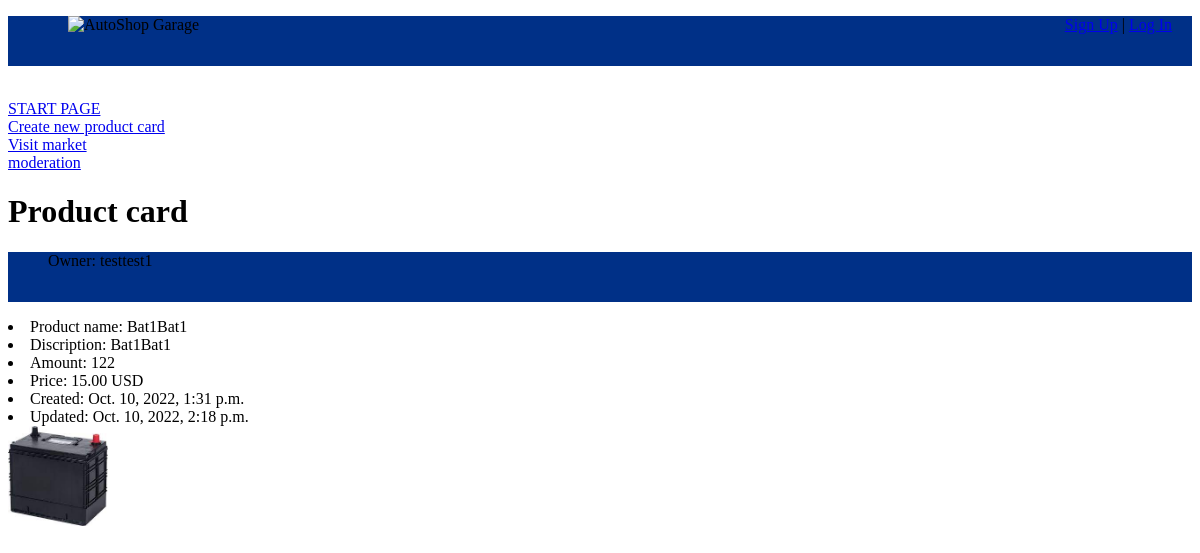
The page /market/batteries/2 on the database as committed earlier.
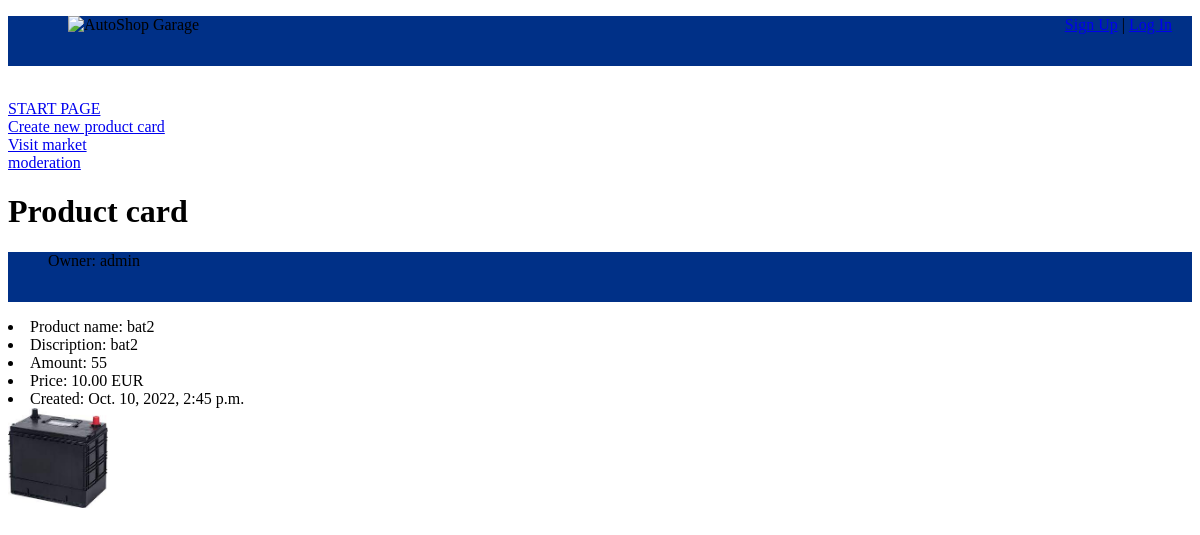
The same page on the database as committed later.
### goods/models.py (models this page shows, shortened)
class Product(models.Model):
    category = models.ForeignKey(Category, related_name='products', on_delete=models.CASCADE)
    owner = models.ForeignKey(User, on_delete=models.CASCADE)
    name = models.CharField(max_length=80)
    part_number = models.CharField(max_length=30)
    discription = models.TextField()
    amount = models.PositiveIntegerField()
    price = models.DecimalField(max_digits=10, decimal_places=2)
    EURO = 'EUR'
    USD = 'USD'
    CURRENCY_CHOICES = [
        (EURO, 'Euro'),
        (USD, 'Dollars'),
    ]
    currency = models.CharField(max_length=3, choices=CURRENCY_CHOICES, default='USD')
    picture = models.ImageField(upload_to = 'uploads/', verbose_name='Product Image', null=True, blank=True)
    created = models.DateTimeField(auto_now_add=True)
    updated = models.DateTimeField(auto_now=True)
    on_moderation = models.BooleanField(default=True)

### goods/views.py (the view)
# urls.py: path('<slug:slug_category>/<int:product_id>', views.product_card, name='product-card'),
def product_card(request, slug_category:str, product_id:int):
    product = get_object_or_404(Product, id=product_id)
    return render(request, 'goods/product_card.html', context={
        'product':product,
    })

### goods/templates/goods/product_card.html (shortened to what this page needs)
{% extends 'base.html' %}
{% load static %}
{% block content %}
    <h1> Product card </h1>
    <ul>Owner: {{ product.owner }}</ul>
    <li>Product name: {{ product.name }}</li>
    <li>Discription: {{ product.discription }}</li>
    <li>Amount: {{ product.amount }}</li>
    <li>Price: {{ product.price }} {{ product.currency }}</li>
    <li>Created: {{ product.created }}</li>
    {% if product.updated != product.created %}
        <li> Updated: {{ product.updated }}</li>
    {% endif %}
    <img src="{{product.picture.url}}" alt="Product Card" width="100" height="100">
{% endblock %}

Rows that differ between the two databases and show on the page:
changed Product: owner "testtest1" → "admin"; name "Bat1Bat1" → "bat2"; discription "Bat1Bat1" → "bat2"; amount "122" → "55"; price "15.00" → "10.00"; currency "USD" → "EUR"; created "Oct. 10, 2022, 1:31 p.m." → "Oct. 10, 2022, 2:45 p.m."; updated "Oct. 10, 2022, 2:18 p.m." → (not shown)
Other text that changed with them:
text no longer shown: "Updated:"
